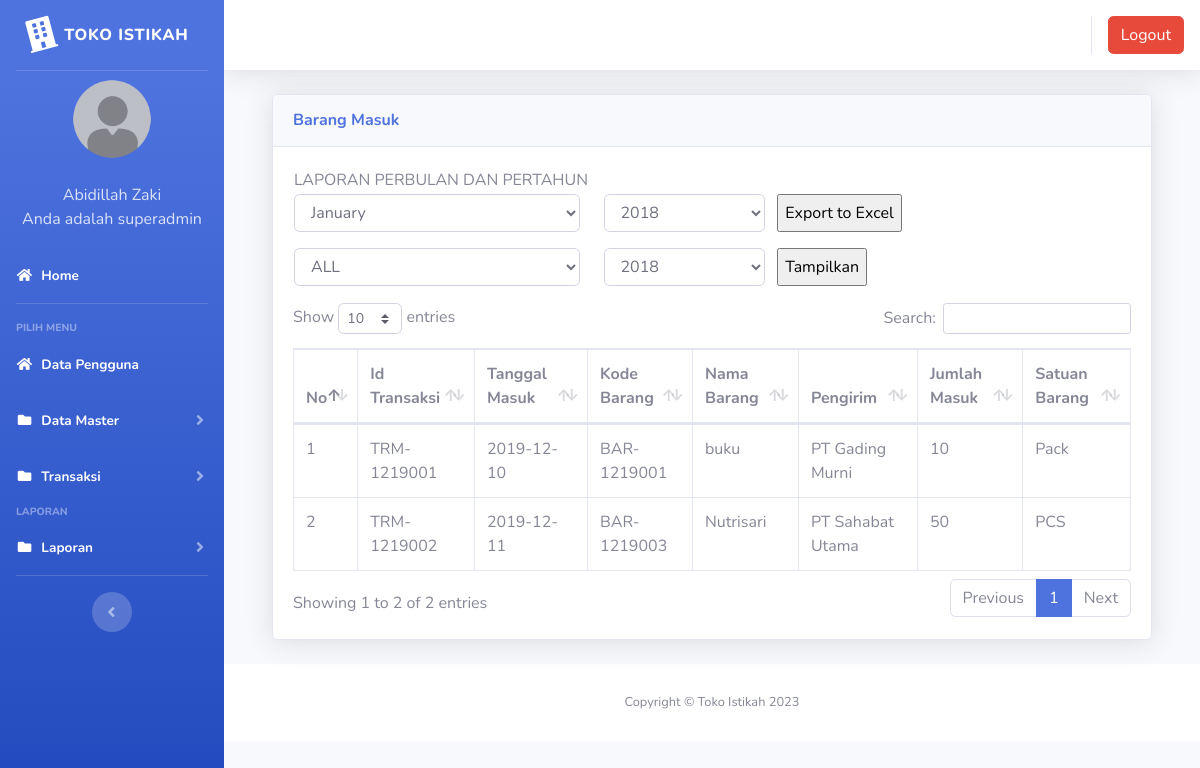
/index3.php?page=laporan_barangmasuk (signed in), run on the app's committed database.
### tables this page shows
CREATE TABLE `users` (
  `id` int(11) NOT NULL,
  `nik` varchar(11) NOT NULL,
  `nama` varchar(100) NOT NULL,
  `alamat` varchar(200) NOT NULL,
  `telepon` varchar(100) NOT NULL,
  `username` varchar(100) NOT NULL,
  `password` varchar(100) NOT NULL,
  `level` varchar(25) NOT NULL DEFAULT 'member',
  `foto` varchar(25) NOT NULL
);

CREATE TABLE `barang_masuk` (
  `id` int(11) NOT NULL,
  `id_transaksi` varchar(100) NOT NULL,
  `tanggal` date NOT NULL,
  `kode_barang` varchar(100) NOT NULL,
  `nama_barang` varchar(100) NOT NULL,
  `pengirim` varchar(100) NOT NULL,
  `jumlah` varchar(100) NOT NULL,
  `satuan` varchar(100) NOT NULL
);

### page/laporan/laporan_barangmasuk.php (the view, shortened to what this page needs)
        <div class="container-fluid">
          <div class="card shadow mb-4">
            <div class="card-header py-3">
              <h6 class="m-0 font-weight-bold text-primary">Barang Masuk</h6>
            </div>
            <div class="card-body">
	 	 	<table >
        <tr><td>
            LAPORAN PERBULAN DAN PERTAHUN
        </td></tr>
        <tr>
            <td width="50%">
<form action="page/laporan/export_laporan_barangmasuk_excel.php" method="post">
	<div class="row form-group">
		<div class="col-md-5">
		<select class="form-control " name="bln">
    						<option value="1" selected="">January</option>
        			</select>
        		</div>
        		<div class="col-md-3">
        		<?php
$now=date('Y');
echo "<select name='thn' class='form-control'>";
for ($a=2018;$a<=$now;$a++)
{
     echo "<option value='$a'>$a</option>";
}
echo "</select>";
?>
</div>
	<input type="submit" class="" name="submit" value="Export to Excel">
	</div>
	</form>
	<form id="Myform1">
    <div class="row form-group">
        <div class="col-md-5">
        <select class="form-control " name="bln">
                            <option value="all" selected="">ALL</option>
                    </select>
                </div>
                <div class="col-md-3">
                <?php
$now=date('Y');
echo "<select name='thn' class='form-control'>";
for ($a=2018;$a<=$now;$a++)
{
     echo "<option value='$a'>$a</option>";
}
echo "</select>";
?>
</div>
    <input type="submit" class="" name="submit2"  value="Tampilkan">
    </div>
    </form>
    </td>
   </table>
	<div class="tampung1">
              <div class="table-responsive">
                <table class="table table-bordered" id="dataTable" width="100%" cellspacing="0">
                <thead>
                                        <tr>
											<th>No</th>
											<th>Id Transaksi</th>
											<th>Tanggal Masuk</th>
											<th>Kode Barang</th>
											<th>Nama Barang</th>
											<th>Pengirim</th>
											<th>Jumlah Masuk</th>
											<th>Satuan Barang</th>
                                        </tr>
										</thead>
                  <tbody>
                    <?php
									$no = 1;
									$sql = $koneksi->query("select * from barang_masuk");
									while ($data = $sql->fetch_assoc()) {
									?>
                                        <tr>
                                            <td><?php echo $no++; ?></td>
											<td><?php echo $data['id_transaksi'] ?></td>
											<td><?php echo $data['tanggal'] ?></td>
											<td><?php echo $data['kode_barang'] ?></td>
											<td><?php echo $data['nama_barang'] ?></td>
											<td><?php echo $data['pengirim'] ?></td>
											<td><?php echo $data['jumlah'] ?></td>
											<td><?php echo $data['satuan'] ?></td>
                                        </tr>
									<?php }?>
										   </tbody>
                                </table>
              </div>
            </div>
          </div>
        </div>

### index3.php (shortened to what this page needs)
<?php
	$koneksi = new mysqli("localhost","root","","inventori");
	?>
<!DOCTYPE html>
<html lang="en">
<head>
  <link href="vendor/fontawesome-free/css/all.min.css" rel="stylesheet" type="text/css">
  <link href="css/sb-admin-2.min.css" rel="stylesheet">
  <link href="vendor/datatables/dataTables.bootstrap4.min.css" rel="stylesheet">
</head>
<body id="page-top">
  <div id="wrapper">
    <ul class="navbar-nav bg-gradient-primary sidebar sidebar-dark accordion" id="accordionSidebar">
      <a class="sidebar-brand d-flex align-items-center justify-content-center" href="index3.php">
        <div class="sidebar-brand-icon rotate-n-15">
          <i class="fas fa-building"></i>
        </div>
        <div class="sidebar-brand-text mx-2">TOKO ISTIKAH</div>
      </a>
      <hr class="sidebar-divider my-0">
 <?php
   if ($_SESSION['superadmin']) {
	   $user = $_SESSION['superadmin'];
   }
   $sql =$koneksi->query("select * from users where id='$user'");
   $data = $sql->fetch_assoc();
   ?>
    <li class="d-flex align-items-center justify-content-center">
        <a class="nav-link">
		 <img src="img/<?php echo $data['foto']?>" class="img-circle" width="80" alt="User"/></a>
	  </li>
		 <li class="nav-item ">
        <a class="nav-link">
         	<div class="d-flex align-items-center justify-content-center" class="name">  <?php echo  $data['nama'];?></div></font>
			<div class="d-flex align-items-center justify-content-center" class="email">Anda adalah <?php echo $data['level'];?></div>
		 </a>
      </li>
      <li class="nav-item active">
        <a class="nav-link" href="?page=home3">
          <i class="fas fa-fw fa-home"></i>
          <span>Home</span></a>
      </li>
      <hr class="sidebar-divider">
      <div class="sidebar-heading">
        Pilih Menu
      </div>
	    <li class="nav-item active">
        <a class="nav-link" href="?page=pengguna">
          <i class="fas fa-fw fa-home"></i>
          <span>Data Pengguna</span></a>
      </li>
	   <li class="nav-item active">
        <a class="nav-link collapsed" href="#" data-toggle="collapse" data-target="#collapseData" aria-expanded="true" aria-controls="collapseData">
          <i class="fas fa-fw fa-folder"></i>
          <span>Data Master</span>
        </a>
      </li>
	    <li class="nav-item active">
        <a class="nav-link collapsed" href="#" data-toggle="collapse" data-target="#collapsePages" aria-expanded="true" aria-controls="collapsePages">
          <i class="fas fa-fw fa-folder"></i>
          <span>Transaksi</span>
        </a>
      </li>
      <div class="sidebar-heading">
        Laporan
      </div>
	     <li class="nav-item active">
        <a class="nav-link collapsed" href="#" data-toggle="collapse" data-target="#collapseLaporan" aria-expanded="true" aria-controls="collapseLaporan">
          <i class="fas fa-fw fa-folder"></i>
          <span>Laporan</span>
        </a>
      </li>
      <hr class="sidebar-divider d-none d-md-block">
      <div class="text-center d-none d-md-inline">
        <button class="rounded-circle border-0" id="sidebarToggle"></button>
      </div>
    </ul>
    <div id="content-wrapper" class="d-flex flex-column">
      <div id="content">
        <nav class="navbar navbar-expand navbar-light bg-white topbar mb-4 static-top shadow">
          <ul class="navbar-nav ml-auto">
            <li class="nav-item dropdown no-arrow">
			 <div class="top-menu">
        <ul class="nav pull-right top-menu">
           <li><a onclick="return confirm('Apakah anda yakin akan logout?')" class="btn btn-danger" class="logout" href="logout.php">Logout</a></li>
        </ul>
      </div>
            </li>
          </ul>
        </nav>
        <div class="container-fluid">
		 <section class="content">
		      <?php
			   $page = $_GET['page'];
			   $aksi = $_GET['aksi'];
				    if ($page == "laporan_barangmasuk") {
				   if ($aksi == "") {
					   include "page/laporan/laporan_barangmasuk.php";
				   }
					}
			   ?>
    </section>
</div>
      <footer class="sticky-footer bg-white">
        <div class="container my-auto">
          <div class="copyright text-center my-auto">
            <span>Copyright &copy; Toko Istikah 2023</span>
          </div>
        </div>
      </footer>
    </div>
  </div>
  </div>
</body>
</html>

### data on the page
users: foto (placeholder picture), nama "Abidillah Zaki", level "superadmin"
barang_masuk: id_transaksi "TRM-1219001", tanggal "2019-12-10", kode_barang "BAR-1219001", nama_barang "buku", pengirim "PT Gading Murni", jumlah "10", satuan "Pack"
barang_masuk: id_transaksi "TRM-1219002", tanggal "2019-12-11", kode_barang "BAR-1219003", nama_barang "Nutrisari", pengirim "PT Sahabat Utama", jumlah "50", satuan "PCS"

### other printed values
form field thn "2018"
